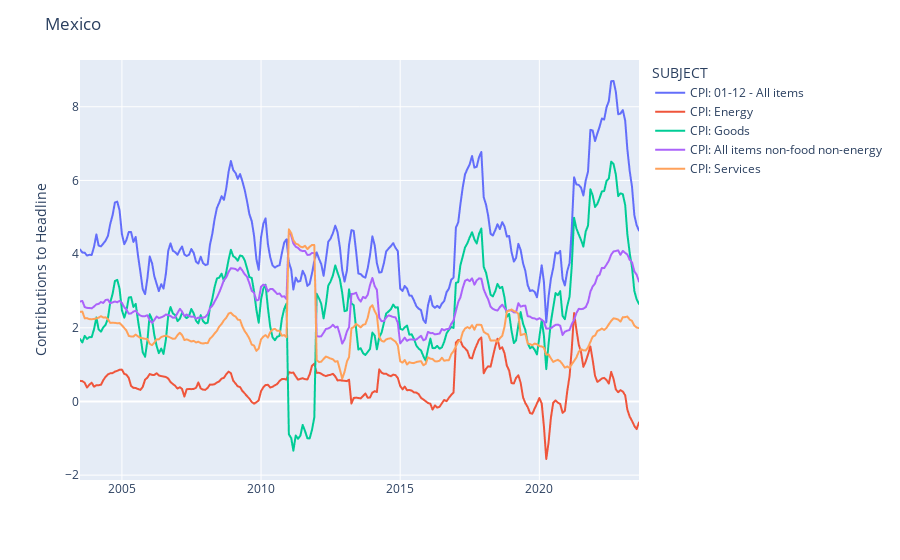

The code cell stored with this chart in its notebook:
### Code cell
#select CPI items for a specific country
country = "MEX"
major_cpi_items = ["CPALTT01","CPGREN01",'CPGRLE01','CPGRSE01','CPGRGO01','CPGRHO01','CPGRLH02']
filtered_df = df.query(f"SUBJECT == {major_cpi_items} and FREQUENCY == 'M' and MEASURE == 'CTGY' and LOCATION == 'MEX'")#[["SUBJECT","TIME_PERIOD","value"]] 
#filtered_df[filtered_df.duplicated()]
pivoted_df = filtered_df.pivot_table(index="TIME_PERIOD",columns="SUBJECT",values="value",aggfunc='mean')
final_df = pivoted_df.rename(columns=Subject_CPI)
fig = px.line(final_df)
fig.update_layout(xaxis_title=None,yaxis_title="Contributions to Headline",title=country_dict.get(country))
fig.show()

### Figure 1 — Plotly figure (JSON) as saved in the notebook; plotly's stock layout.template omitted (floating-point values rounded to 4 significant figures; data arrays with more than 128 entries replaced by an {"elided": "..."} marker saying what was removed)
{"data": [{"hovertemplate": "SUBJECT=CPI: 01-12 - All items<br>TIME_PERIOD=%{x}<br>value=%{y}<extra></extra>", "legendgroup": "CPI: 01-12 - All items", "line": {"color": "#636efa", "dash": "solid"}, "marker": {"symbol": "circle"}, "mode": "lines", "name": "CPI: 01-12 - All items", "showlegend": true, "type": "scattergl", "x": {"elided": "242 str values"}, "xaxis": "x", "y": {"elided": "242 float values"}, "yaxis": "y"}, {"hovertemplate": "SUBJECT=CPI: Energy<br>TIME_PERIOD=%{x}<br>value=%{y}<extra></extra>", "legendgroup": "CPI: Energy", "line": {"color": "#EF553B", "dash": "solid"}, "marker": {"symbol": "circle"}, "mode": "lines", "name": "CPI: Energy", "showlegend": true, "type": "scattergl", "x": {"elided": "242 str values"}, "xaxis": "x", "y": {"elided": "242 float values"}, "yaxis": "y"}, {"hovertemplate": "SUBJECT=CPI: Goods<br>TIME_PERIOD=%{x}<br>value=%{y}<extra></extra>", "legendgroup": "CPI: Goods", "line": {"color": "#00cc96", "dash": "solid"}, "marker": {"symbol": "circle"}, "mode": "lines", "name": "CPI: Goods", "showlegend": true, "type": "scattergl", "x": {"elided": "242 str values"}, "xaxis": "x", "y": {"elided": "242 float values"}, "yaxis": "y"}, {"hovertemplate": "SUBJECT=CPI: All items non-food non-energy<br>TIME_PERIOD=%{x}<br>value=%{y}<extra></extra>", "legendgroup": "CPI: All items non-food non-energy", "line": {"color": "#ab63fa", "dash": "solid"}, "marker": {"symbol": "circle"}, "mode": "lines", "name": "CPI: All items non-food non-energy", "showlegend": true, "type": "scattergl", "x": {"elided": "242 str values"}, "xaxis": "x", "y": {"elided": "242 float values"}, "yaxis": "y"}, {"hovertemplate": "SUBJECT=CPI: Services<br>TIME_PERIOD=%{x}<br>value=%{y}<extra></extra>", "legendgroup": "CPI: Services", "line": {"color": "#FFA15A", "dash": "solid"}, "marker": {"symbol": "circle"}, "mode": "lines", "name": "CPI: Services", "showlegend": true, "type": "scattergl", "x": {"elided": "242 str values"}, "xaxis": "x", "y": {"elided": "242 float values"}, "yaxis": "y"}], "layout": {"legend": {"title": {"text": "SUBJECT"}, "tracegroupgap": 0}, "margin": {"t": 60}, "title": {"text": "Mexico"}, "xaxis": {"anchor": "y", "domain": [0, 1], "title": {}}, "yaxis": {"anchor": "x", "domain": [0, 1], "title": {"text": "Contributions to Headline"}}}}
